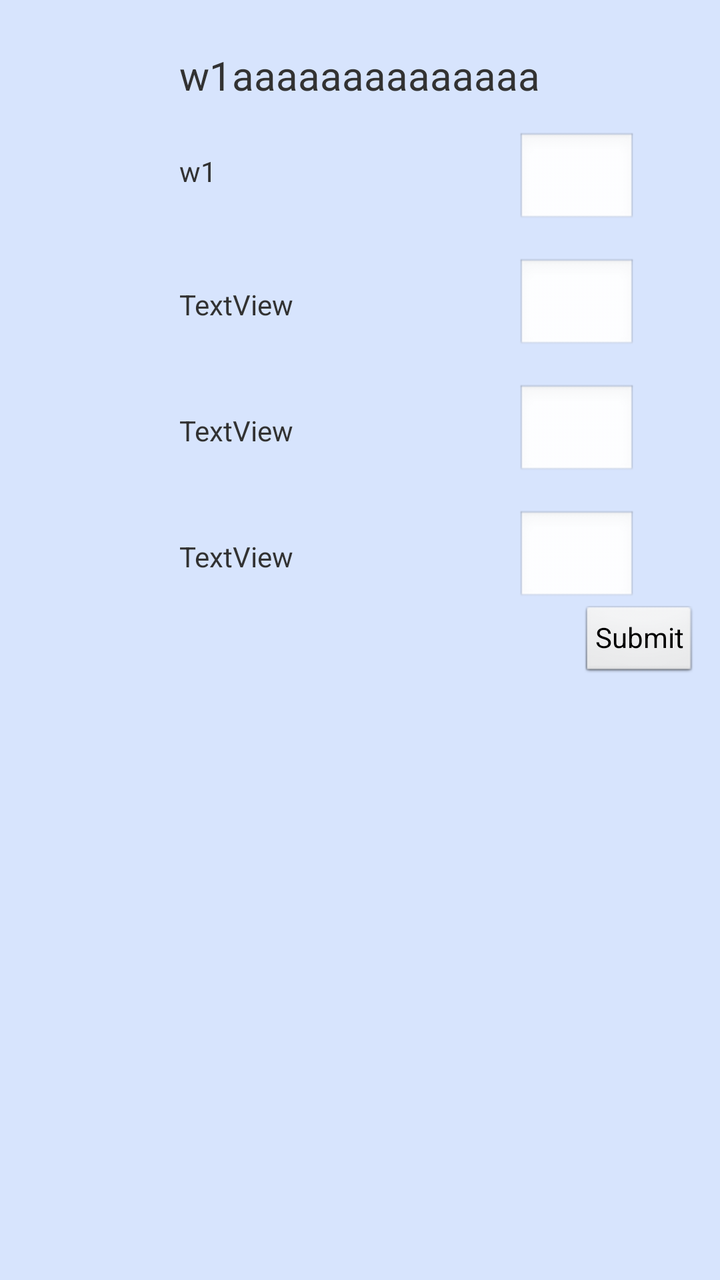
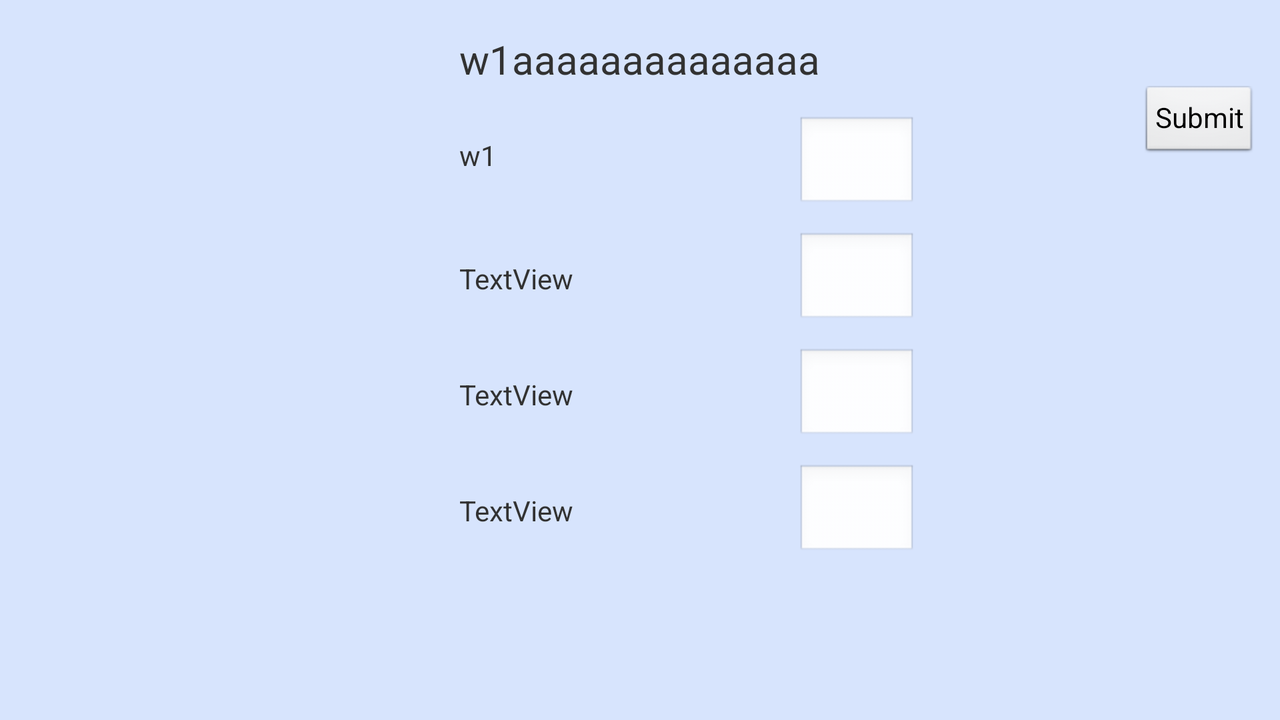

Compare how this app lays out the same screen by default and in its alternative resource folder. The renders come first, then the two layout files and the values they reference.
<!-- AndroidManifest.xml: application theme AppTheme -->
<!-- res/layout/filling_the_blank.xml -->
<?xml version="1.0" encoding="utf-8"?>
<RelativeLayout xmlns:android="http://schemas.android.com/apk/res/android"
    xmlns:tools="http://schemas.android.com/tools"
    android:layout_width="match_parent"
    android:layout_height="match_parent"
    android:paddingBottom="@dimen/activity_vertical_margin"
    android:paddingLeft="@dimen/activity_horizontal_margin"
    android:paddingRight="@dimen/activity_horizontal_margin"
    android:paddingTop="@dimen/activity_vertical_margin"
    tools:context=".Main_Falling" 
    android:background="#D7E4FD" >

    <TextView
        android:id="@+id/scripture_fill"
        android:layout_width="wrap_content"
        android:layout_height="wrap_content"
        android:layout_centerHorizontal="true"
        android:paddingTop="8dp"
        android:textSize="20sp" 
        android:text="w1aaaaaaaaaaaaaa"/>

    <EditText
        android:id="@+id/order1"
        android:layout_width="60dp"
        android:layout_height="wrap_content"
        android:layout_alignTop="@+id/word1"
        android:layout_marginLeft="150dp"
        android:layout_toRightOf="@+id/word1"
        android:ems="10"
        android:inputType="number" />

    <TextView
        android:id="@+id/word1"
        android:layout_width="wrap_content"
        android:layout_height="wrap_content"
        android:layout_alignLeft="@+id/scripture_fill"
        android:layout_below="@+id/scripture_fill"
        android:layout_marginTop="15dp"
        android:paddingTop="10dp"
        android:text="w1"
 />

    <EditText
        android:id="@+id/order2"
        android:layout_width="60dp"
        android:layout_height="wrap_content"
        android:layout_alignLeft="@+id/order1"
        android:layout_below="@+id/order1"
        android:layout_marginTop="15dp"
        android:ems="10"
        android:inputType="number" />
    
    <EditText
        android:id="@+id/order3"
        android:layout_width="60dp"
        android:layout_height="wrap_content"
        android:layout_alignLeft="@+id/order2"
        android:layout_below="@+id/order2"
        android:layout_marginTop="15dp"
        android:ems="10"
        android:inputType="number" />
    
    <EditText
        android:id="@+id/order4"
        android:layout_width="60dp"
        android:layout_height="wrap_content"
        android:layout_alignLeft="@+id/order3"
        android:layout_below="@+id/order3"
        android:layout_marginTop="15dp"
        android:ems="10"
        android:inputType="number" />

    <TextView
        android:id="@+id/word2"
        android:layout_width="wrap_content"
        android:layout_height="wrap_content"
        android:layout_alignBaseline="@+id/order2"
        android:layout_alignBottom="@+id/order2"
        android:layout_alignLeft="@+id/word1"
        android:text="TextView" />

    <TextView
        android:id="@+id/word3"
        android:layout_width="wrap_content"
        android:layout_height="wrap_content"
        android:layout_alignBaseline="@+id/order3"
        android:layout_alignBottom="@+id/order3"
        android:layout_alignLeft="@+id/word2"
        android:text="TextView" />

    <TextView
        android:id="@+id/word4"
        android:layout_width="wrap_content"
        android:layout_height="wrap_content"
        android:layout_alignBaseline="@+id/order4"
        android:layout_alignBottom="@+id/order4"
        android:layout_alignLeft="@+id/word3"
        android:text="TextView" />
    


    <Button
        android:id="@+id/button1"
        style="?android:attr/buttonStyleSmall"
        android:layout_width="wrap_content"
        android:layout_height="wrap_content"
        android:layout_below="@+id/order4"
		android:layout_alignParentRight="true"
        android:text="@string/submit" />

    <Button
        android:id="@+id/button2"
        style="?android:attr/buttonStyleSmall"
        android:layout_width="wrap_content"
        android:layout_height="wrap_content"
        android:layout_below="@+id/order4"
		android:layout_alignParentLeft="true"
        android:text="@string/newgame" 
        android:visibility="invisible"/>

        <TextView
        android:id="@+id/statusFill"
        android:layout_width="wrap_content"
        android:layout_height="wrap_content"
        android:layout_below="@+id/button1"
        android:layout_centerHorizontal="true"
        android:textAppearance="?android:attr/textAppearanceMedium" />

</RelativeLayout>
<!-- resources referenced by this layout -->
<resources>
  <dimen name="activity_horizontal_margin">12dp</dimen>
  <dimen name="activity_vertical_margin">16dp</dimen>
  <string name="newgame">New Game</string>
  <string name="submit">Submit</string>
  <style name="AppTheme" parent="AppBaseTheme">
          
      </style>
  <style name="AppBaseTheme" parent="android:Theme.Light">
          
      </style>
</resources>
<!-- res/layout-land/filling_the_blank.xml (the repository's variant of the layout above) -->
<!-- drawn on the phone turned sideways -->
<?xml version="1.0" encoding="utf-8"?>
<RelativeLayout xmlns:android="http://schemas.android.com/apk/res/android"
    xmlns:tools="http://schemas.android.com/tools"
    android:layout_width="match_parent"
    android:layout_height="match_parent"
    android:paddingBottom="@dimen/activity_vertical_margin"
    android:paddingLeft="@dimen/activity_horizontal_margin"
    android:paddingRight="@dimen/activity_horizontal_margin"
    android:paddingTop="@dimen/activity_vertical_margin"
    tools:context=".Main_Falling" 
    android:background="#D7E4FD" >

    <TextView
        android:id="@+id/scripture_fill"
        android:layout_width="wrap_content"
        android:layout_height="wrap_content"
        android:layout_centerHorizontal="true"
        android:textSize="20sp" 
        android:text="w1aaaaaaaaaaaaaa"/>

    <EditText
        android:id="@+id/order1"
        android:layout_width="60dp"
        android:layout_height="wrap_content"
        android:layout_alignTop="@+id/word1"
        android:layout_marginLeft="150dp"
        android:layout_toRightOf="@+id/word1"
        android:ems="10"
        android:inputType="number" />

    <TextView
        android:id="@+id/word1"
        android:layout_width="wrap_content"
        android:layout_height="wrap_content"
        android:layout_alignLeft="@+id/scripture_fill"
        android:layout_below="@+id/scripture_fill"
        android:layout_marginTop="15dp"
        android:paddingTop="10dp"
        android:text="w1"
	 />

    <EditText
        android:id="@+id/order2"
        android:layout_width="60dp"
        android:layout_height="wrap_content"
        android:layout_alignLeft="@+id/order1"
        android:layout_below="@+id/order1"
        android:layout_marginTop="10dp"
        android:ems="10"
        android:inputType="number" />
    
    <EditText
        android:id="@+id/order3"
        android:layout_width="60dp"
        android:layout_height="wrap_content"
        android:layout_alignLeft="@+id/order2"
        android:layout_below="@+id/order2"
        android:layout_marginTop="10dp"
        android:ems="10"
        android:inputType="number" />
    
    <EditText
        android:id="@+id/order4"
        android:layout_width="60dp"
        android:layout_height="wrap_content"
        android:layout_alignLeft="@+id/order3"
        android:layout_below="@+id/order3"
        android:layout_marginTop="10dp"
        android:ems="10"
        android:inputType="number" />

    <TextView
        android:id="@+id/word2"
        android:layout_width="wrap_content"
        android:layout_height="wrap_content"
        android:layout_alignBaseline="@+id/order2"
        android:layout_alignBottom="@+id/order2"
        android:layout_alignLeft="@+id/word1"
        android:text="TextView" />

    <TextView
        android:id="@+id/word3"
        android:layout_width="wrap_content"
        android:layout_height="wrap_content"
        android:layout_alignBaseline="@+id/order3"
        android:layout_alignBottom="@+id/order3"
        android:layout_alignLeft="@+id/word2"
        android:text="TextView" />

    <TextView
        android:id="@+id/word4"
        android:layout_width="wrap_content"
        android:layout_height="wrap_content"
        android:layout_alignBaseline="@+id/order4"
        android:layout_alignBottom="@+id/order4"
        android:layout_alignLeft="@+id/word3"
        android:text="TextView" />

    <Button
        android:id="@+id/button1"
        style="?android:attr/buttonStyleSmall"
        android:layout_width="wrap_content"
        android:layout_height="wrap_content"
        android:layout_below="@+id/scripture_fill"
        android:layout_alignParentRight="true"
        android:text="@string/submit" />

    <Button
        android:id="@+id/button2"
        style="?android:attr/buttonStyleSmall"
        android:layout_width="wrap_content"
        android:layout_height="wrap_content"
        android:layout_below="@id/button1"
        android:layout_alignParentRight="true"
        android:text="@string/newgame" 
        android:visibility="invisible"/>

    <TextView
        android:id="@+id/statusFill"
        android:layout_width="wrap_content"
        android:layout_height="wrap_content"
        android:layout_below="@+id/button2"
       	android:layout_alignParentRight="true"
       	android:layout_marginRight="15dp"
       	android:layout_marginTop="15dp"
        android:textAppearance="?android:attr/textAppearanceMedium" />

</RelativeLayout>
